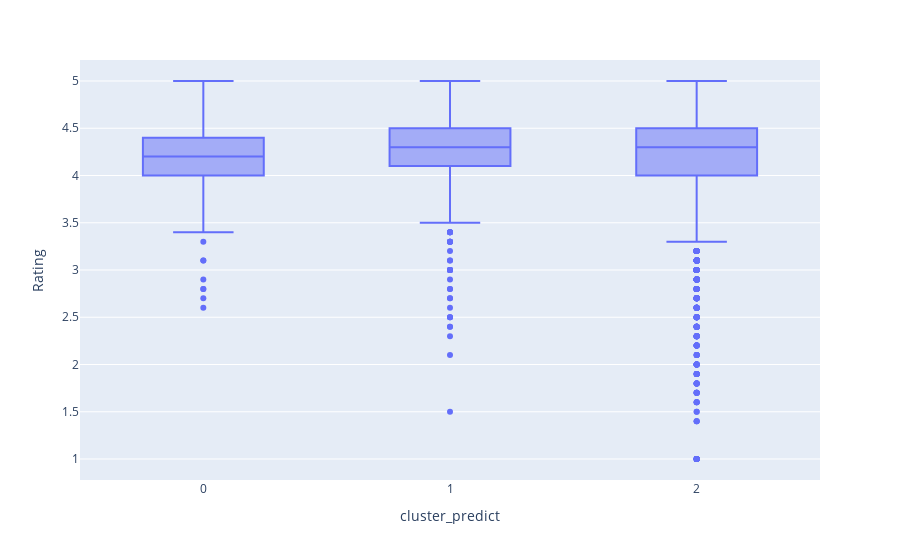

This figure's notebook cell:
### Code cell
my_boxplot_fct(train_orig_pred, "Rating")

### Figure 1 — Plotly figure (JSON) as saved in the notebook; plotly's stock layout.template omitted (floating-point values rounded to 4 significant figures; data arrays with more than 128 entries replaced by an {"elided": "..."} marker saying what was removed)
{"data": [{"alignmentgroup": "True", "hovertemplate": "cluster_predict=%{x}<br>Rating=%{y}<extra></extra>", "legendgroup": "", "marker": {"color": "#636efa"}, "name": "", "notched": false, "offsetgroup": "", "orientation": "v", "showlegend": false, "x": {"elided": "9836 float values"}, "x0": " ", "xaxis": "x", "y": {"elided": "9836 float values"}, "y0": " ", "yaxis": "y", "type": "box"}], "layout": {"xaxis": {"anchor": "y", "domain": [0.0, 1.0], "title": {"text": "cluster_predict"}}, "yaxis": {"anchor": "x", "domain": [0.0, 1.0], "title": {"text": "Rating"}}, "legend": {"tracegroupgap": 0}, "margin": {"t": 60}, "boxmode": "group"}}
